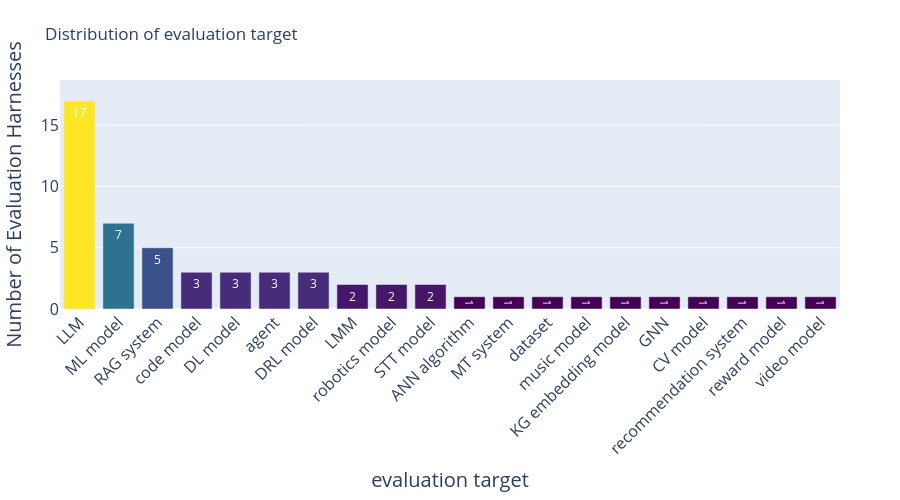

The cell this chart's notebook holds for it:
### Code cell
import pandas as pd
import plotly.express as px

df = pd.read_csv("data/evaluation_harness_metadata.csv", encoding="utf-8")
df['evaluation target'] = df['evaluation target'].apply(lambda x: x.split(',') if pd.notna(x) else [])
df = df.explode('evaluation target')

# Get value counts and create a DataFrame for plotting
value_counts = df['evaluation target'].value_counts()
value_counts_df = value_counts.reset_index()
value_counts_df.columns = ['evaluation target', 'Count']

# Create bar chart with Plotly
fig = px.bar(
    value_counts_df, 
    x='evaluation target', 
    y='Count',
    title='Distribution of evaluation target',
    labels={'Count': 'Number of Evaluation Harnesses'},
    color='Count',
    color_continuous_scale='viridis'
)

# Customize the layout with extended margins and adjusted y-axis range
fig.update_layout(
    xaxis_tickangle=-45,
    margin=dict(l=20, r=60, t=80, b=100),  # Increased top margin as well
    height=500,
    showlegend=False,
    xaxis=dict(
        title_font_size=20,
        tickfont_size=16
    ),
    yaxis=dict(
        title_font_size=20,
        tickfont_size=16,
        range=[0, value_counts_df['Count'].max() * 1.1]  # Add 10% padding to y-axis
    )
)

# Remove color bar
fig.update_coloraxes(showscale=False)

# Add value labels inside the bars to avoid boundary issues
fig.update_traces(
    texttemplate='%{y}', 
    textposition='inside',
    textfont=dict(color='white', size=12)
)

fig.show()

### Figure 1 — Plotly figure (JSON) as saved in the notebook; plotly's stock layout.template omitted (floating-point values rounded to 4 significant figures)
{"data": [{"hovertemplate": "evaluation target=%{x}<br>Number of Evaluation Harnesses=%{marker.color}<extra></extra>", "legendgroup": "", "marker": {"color": [17, 7, 5, 3, 3, 3, 3, 2, 2, 2, 1, 1, 1, 1, 1, 1, 1, 1, 1, 1], "coloraxis": "coloraxis", "pattern": {"shape": ""}}, "name": "", "orientation": "v", "showlegend": false, "textfont": {"color": "white", "size": 12}, "textposition": "inside", "texttemplate": "%{y}", "type": "bar", "x": ["LLM", "ML model", "RAG system", "code model", "DL model", "agent", "DRL model", "LMM", "robotics model", "STT model", "ANN algorithm", "MT system", "dataset", "music model", "KG embedding model", "GNN", "CV model", "recommendation system", "reward model", "video model"], "xaxis": "x", "y": [17, 7, 5, 3, 3, 3, 3, 2, 2, 2, 1, 1, 1, 1, 1, 1, 1, 1, 1, 1], "yaxis": "y"}], "layout": {"barmode": "relative", "coloraxis": {"colorbar": {"title": {"text": "Number of Evaluation Harnesses"}}, "colorscale": [[0, "#440154"], [0.1111, "#482878"], [0.2222, "#3e4989"], [0.3333, "#31688e"], [0.4444, "#26828e"], [0.5556, "#1f9e89"], [0.6667, "#35b779"], [0.7778, "#6ece58"], [0.8889, "#b5de2b"], [1, "#fde725"]], "showscale": false}, "height": 500, "legend": {"tracegroupgap": 0}, "margin": {"b": 100, "l": 20, "r": 60, "t": 80}, "showlegend": false, "title": {"text": "Distribution of evaluation target"}, "xaxis": {"anchor": "y", "domain": [0, 1], "tickangle": -45, "tickfont": {"size": 16}, "title": {"font": {"size": 20}, "text": "evaluation target"}}, "yaxis": {"anchor": "x", "domain": [0, 1], "range": [0, 18.7], "tickfont": {"size": 16}, "title": {"font": {"size": 20}, "text": "Number of Evaluation Harnesses"}}}}
